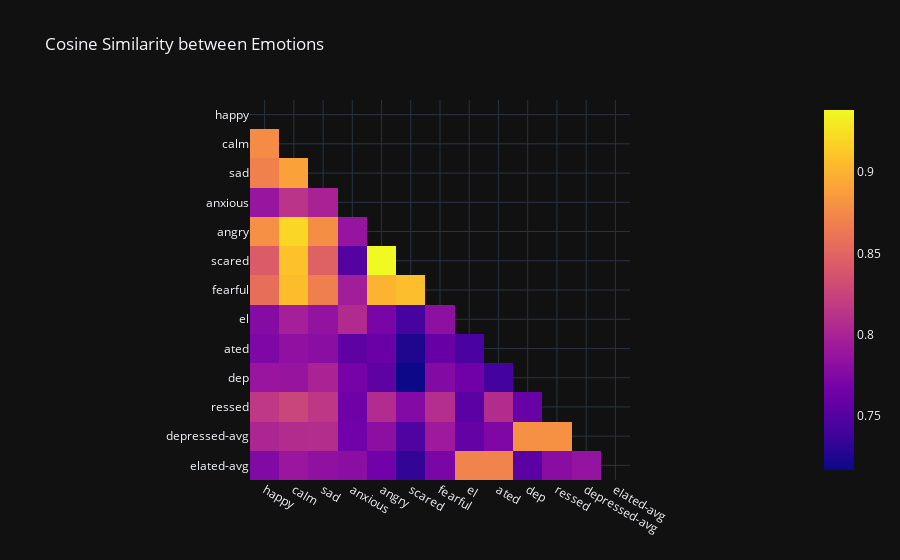

Here is the notebook cell this chart was saved with:
### Code cell
# put all the numbers in pandas df then plot
def cos(emb1, emb2):
    return f.cosine_similarity(emb1, emb2, dim=0).item()

df = DataFrame(index=emotions+["depressed-avg", "elated-avg"], columns=emotions+["depressed-avg", "elated-avg"])
for p in combinations(emotions, r=2):
    df[p[0]][p[1]]= cos(emo_embs[p[0]], emo_embs[p[1]])

# handle averaging for depressed and elated
for emo in emotions:
    df[emo]['depressed-avg'] = (cos(emo_embs[emo], emo_embs['dep']) + cos(emo_embs[emo], emo_embs['ressed'])) / 2
    df[emo]['elated-avg'] = (cos(emo_embs[emo], emo_embs['el']) + cos(emo_embs[emo], emo_embs['ated'])) / 2
df['depressed-avg']['elated-avg'] = (cos(emo_embs['dep'], emo_embs['el']) + cos(emo_embs['ressed'], emo_embs['ated'])) / 2

fig = px.imshow(df, title="Cosine Similarity between Emotions")
print("Note: dep-ressed and el-ated got split into two embeddings in the LLM, we are taking the average cosine distance.")
fig.show()
fig.write_html("cos_dist_vis.html")

### Figure 1 — Plotly figure (JSON) as saved in the notebook; plotly's stock layout.template omitted (floating-point values rounded to 4 significant figures; data arrays with more than 128 entries replaced by an {"elided": "..."} marker saying what was removed)
{"data": [{"coloraxis": "coloraxis", "name": "0", "x": ["happy", "calm", "sad", "anxious", "angry", "scared", "fearful", "el", "ated", "dep", "ressed", "depressed-avg", "elated-avg"], "y": ["happy", "calm", "sad", "anxious", "angry", "scared", "fearful", "el", "ated", "dep", "ressed", "depressed-avg", "elated-avg"], "z": {"elided": "13x13 float values"}, "type": "heatmap", "xaxis": "x", "yaxis": "y", "hovertemplate": "x: %{x}<br>y: %{y}<br>color: %{z}<extra></extra>"}], "layout": {"xaxis": {"anchor": "y", "domain": [0.0, 1.0], "scaleanchor": "y", "constrain": "domain"}, "yaxis": {"anchor": "x", "domain": [0.0, 1.0], "autorange": "reversed", "constrain": "domain"}, "coloraxis": {"colorscale": [[0.0, "#0d0887"], [0.1111, "#46039f"], [0.2222, "#7201a8"], [0.3333, "#9c179e"], [0.4444, "#bd3786"], [0.5556, "#d8576b"], [0.6667, "#ed7953"], [0.7778, "#fb9f3a"], [0.8889, "#fdca26"], [1.0, "#f0f921"]]}, "title": {"text": "Cosine Similarity between Emotions"}}}
